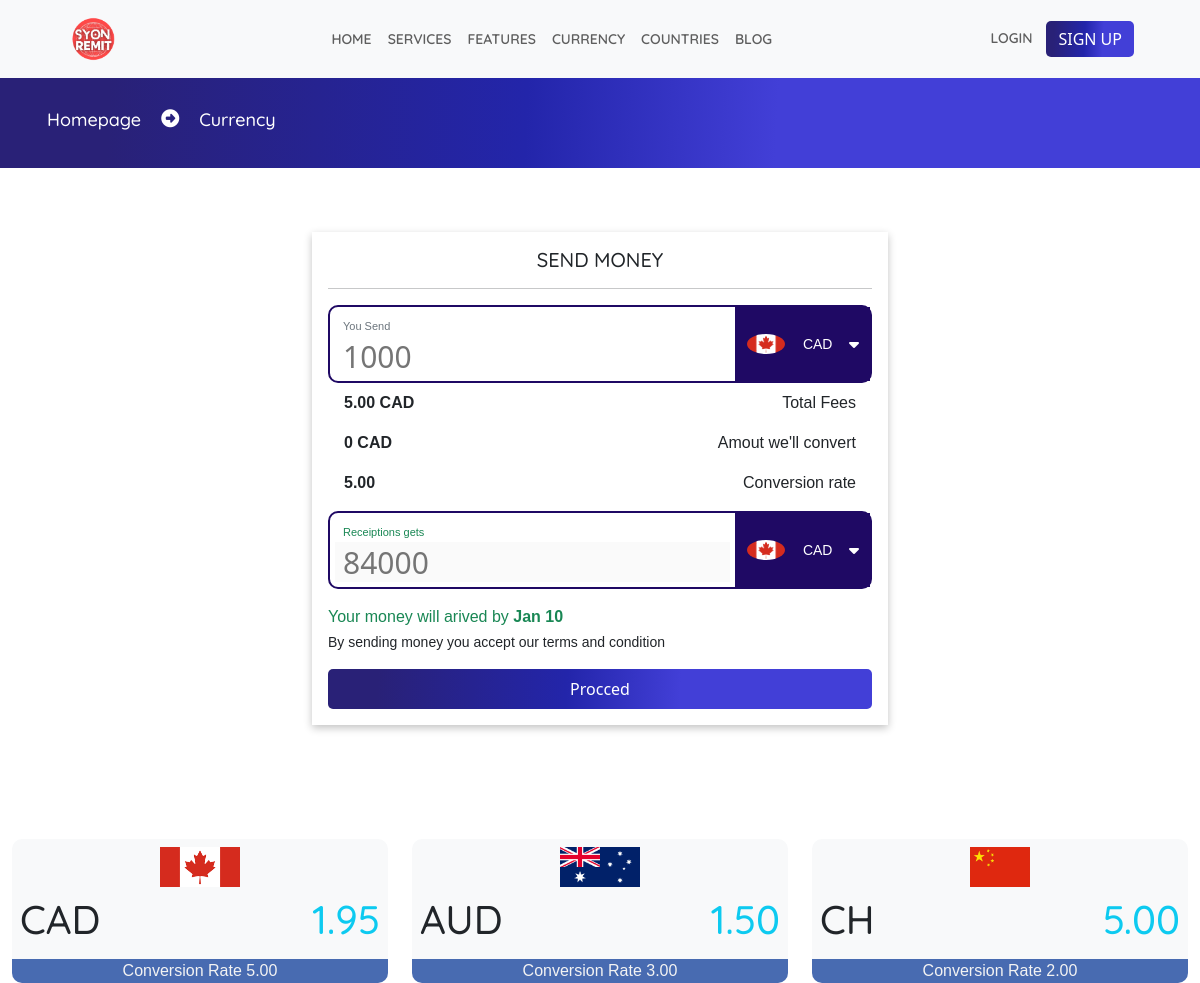
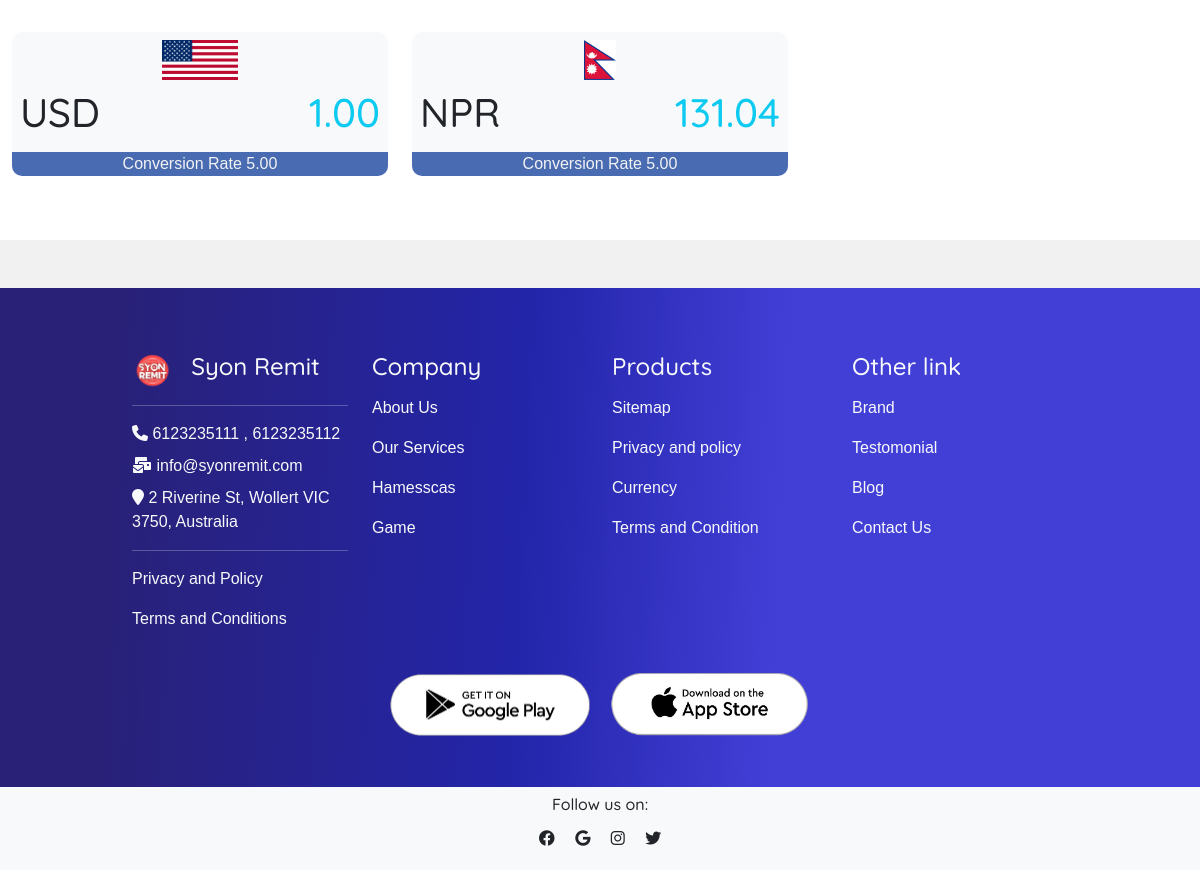
Screenshot of /currency with the database file from the repository (2 pictures, top to bottom).
### owner/models.py (models this page shows, shortened)
class SiteSetting(models.Model):
    title = models.CharField(max_length=200)
    subtitle = models.CharField(max_length=300, null=True, blank=True)
    light_logo = models.ImageField(upload_to='logo/', null=True, blank=True)
    dark_logo = models.ImageField(upload_to='logo/', null=True, blank=True)
    favicon = models.ImageField(upload_to='logo/', null=True, blank=True)
    email = models.CharField(max_length=200, null=True, blank=True)
    number_one = models.BigIntegerField(null=True, blank=True)
    number_two = models.BigIntegerField(null=True, blank=True)
    address = models.CharField(max_length=200)

### homepage/models.py (models this page shows, shortened)
class Currency(models.Model):
    country = models.OneToOneField(Country, related_name='currency_country', on_delete=models.CASCADE)
    currecy_rate = models.DecimalField(max_digits=10, decimal_places=2, default=0)
    conversion_rate = models.DecimalField(max_digits=10, decimal_places=2, default=0)
    commision_rate = models.DecimalField(max_digits=10, decimal_places=2, default=0)
    currecy_sign = models.CharField(max_length=200)
    created_at = models.DateTimeField(auto_now_add= True)
    updated_at = models.DateTimeField(auto_now=True)

class Country(models.Model):
    name = models.CharField(max_length=200)
    flag_img = models.ImageField(upload_to ="flag/", null = True, blank = True)
    created_at = models.DateTimeField(auto_now_add= True)
    updated_at = models.DateTimeField(auto_now=True)

class Footor(models.Model):
    name = models.CharField(max_length=200)
    link = models.CharField(max_length=1000)
    row = models.CharField(max_length=100, choices=(
        ('First', 'First'),
        ('Second', 'Second'),
        ('Third', 'Third')
    ), default="First")

class SocialLink(models.Model):
    name = models.CharField(max_length=200)
    icon = models.CharField(max_length=200)
    link = models.CharField(max_length=800)

### homepage/views.py (the view)
# urls.py: path('currency', views.currencyView, name = "currency"),
def currencyView(request):
    dist = {
        'service_man':Service.objects.all(),
        'social':SocialLink.objects.all(),
        'default' : Currency.objects.last(),
        'currency':Currency.objects.all().order_by('-id'),
        'first_fo':Footor.objects.filter(row='First'),
        'second_fo':Footor.objects.filter(row='Second'),
        'third_fo':Footor.objects.filter(row='Third'),
    }
    dist.update(siteInfo())
    return render(request, "homepage/other/currency.html", dist)

### homepage/views.py (called while the page is built)
def siteInfo():
    site = SiteSetting.objects.all()
    if site:
        for i in site:
            site = i
            break
    dist ={
        'site':site
    }
    return dist

### template/homepage/other/currency.html (shortened to what this page needs)
{% extends 'homepage/index.html' %}
{% block inside %}
<div class="row m-0" id="topbarpage">
    <div class="d-flex my-auto">
        <h2 class="head-para">
            <a href="{%url 'homepage:homepage'%}">
                Homepage
            </a>
        </h2>
        <p class="head-para">
            <i class="fa fa-arrow-alt-circle-right"></i>
        </p>
        <h2 class="head-para">
            Currency
        </h2>
    </div>
</div>
<div class="row bg-white m-0 pt-5 pb-5">
    <div class="col-11 col-lg-6 mt-3 m-auto" >
        <div  class="p-3 box" >
            <h5 class="text-center">
                SEND MONEY
            </h5>
            <hr>
            <div class="currecyBox mt-2">
                <div class="left-currency">
                    <span class="text-secondary sendMoneyText p-2">You Send</span>
                    <input class="ps-2" type="text" name="sendingMoney" id="sendingMoney" placeholder="1000" onkeyup="checkCurrency();">
                </div>
                <div class="dropdown">
                    <a class="right-currency my-auto" href="#" role="button" id="dropdownMenuLink" data-bs-toggle="dropdown" aria-expanded="false" >
                        <img id="sending_currency_img" class="my-auto" src="{{default.country.flag_img.url}}">
                        <small id="sending_currency_sign"   class="my-auto">{{default.currecy_sign}}</small>
                        <i class="fa fa-caret-down p-1 my-auto"></i>
                    </a>
                </div>
            </div>
            <div class="ps-3 pe-3 mt-2 mb-2">
                <p class="d-flex justify-content-between">
                    <span id ="fee">
                        <b>
                            {{default.conversion_rate}} {{default.currecy_sign}}
                        </b>
                    </span>
                    <span>
                        Total Fees
                    </span>
                </p>
                <p class="d-flex justify-content-between">
                    <span id ="converting_amt">
                        <b>
                            0 {{default.currecy_sign}}
                        </b>
                    </span>
                    <span>
                        Amout we'll convert
                    </span>
                </p>
                <p class="d-flex justify-content-between">
                    <span id="rate">
                        <b>
                            {{default.conversion_rate}}
                        </b>
                    </span>
                    <span>
                        Conversion rate
                    </span>
                </p>
            </div>
            <div class="currecyBox">
                <div class="left-currency">
                    <span class="text-success sendMoneyText p-2">Receiptions gets</span>
                    <input class="ps-2" type="text" name="gets" id="gets" placeholder="84000" disabled>
                </div>
                <div class="dropdown">
                    <a class="right-currency my-auto" href="#" role="button" id="dropdownMenuLink" data-bs-toggle="dropdown" aria-expanded="false">
                        <img id="recv_currency_img" class="my-auto" src="{{default.country.flag_img.url}}">
                        <small id="recv_currency_sign" class="my-auto">{{default.currecy_sign}}</small>
                        <i class="fa fa-caret-down p-1 my-auto"></i>
                    </a>
                </div>
            </div>
            <p class="text-success p-0 m-0 mt-3">
                Your money will arived by <b>Jan 10</b>
            </p>
            <small>
                By sending money you accept our
                <a href="http://">
                    terms and condition
                </a>
            </small>
            <button type="button" class="btn btn-primary p-2 mt-3 w-100" id="procees_two">
                Procced
            </button>
        </div>
    </div>
    <h3 class="head-para text-center mt-5">
    </h3>
    {% for i in currency  %}
    <div class="col-lg-4 col-12 mt-3">
        <div class="currency-box bg-light my-auto text-center" data-bs-toggle="modal" data-bs-target="#exampleModal{{i.id}}">
          <div class="p-2">
            {% if i.country.flag_img %}
              <img src="{{i.country.flag_img.url}}" alt="" height="40px;" width="auto">
            {% endif %}
            <div class="d-flex mt-2 justify-content-between">
              <h1 class="text-dark">{{i.currecy_sign}}</h1>
              <h1 class="text-info">
                {{i.currecy_rate}}
              </h1>
            </div>
          </div>
          <div class="currencyBelow">
            <p>Conversion Rate {{i.conversion_rate}}</p>
          </div>
        </div>
    </div>
  {% endfor %}
</div>
{% endblock inside %}

### template/homepage/index.html (shortened to what this page needs)
{% extends 'base.html' %}
{% load static %}
{% block content %}
<link
  rel="stylesheet"
  href="https://cdn.jsdelivr.net/npm/swiper@10/swiper-bundle.min.css"
/>
<div class="p-0 m-0">
    <nav class="navbar navbar-expand-lg bg-body-tertiary fixed-top bg-light" id="navbar">
        <div class="container-fluid">
          <div class="collapse navbar-collapse d-flex justify-content-between" id="navbarNav">
            <a href="{%url 'homepage:homepage'%}" class="d-flex">
                <img src="{%if site.light_logo %} {{site.light_logo.url}} {%else%}{%static 'resources/logodark.png'%} {%endif%}" alt="" height="50px">
            </a>
            <ul class="navbar-nav m-auto">
              <li class="nav-item my-auto">
                <a class="nav-link " aria-current="page" href="{%url 'homepage:homepage'%}">
                    HOME
                </a>
              </li>
              <li class="nav-item my-auto">
                <a class="nav-link" href="{%url 'homepage:services'%}">
                    SERVICES
                </a>
              </li>
              <li class="nav-item my-auto">
                <a class="nav-link" href="{%url 'homepage:feature'%}">
                    FEATURES
                </a>
              </li>
              <li class="nav-item my-auto">
                <a class="nav-link" href="{%url 'homepage:currency'%}">
                    CURRENCY
                </a>
              </li>
              <li class="nav-item my-auto">
                <a class="nav-link" href="{%url 'homepage:country'%}">
                    COUNTRIES
                </a>
              </li>
              <li class="nav-item my-auto">
                <a class="nav-link" href="{%url 'homepage:blog'%}">
                    BLOG</a>
              </li>
            </ul>
            <div class="nav-item dropdown">
                <a href="{%url 'homepage:login'%}" id="loginHome">
                    {% if request.user.is_authenticated %}
                        Dashboard
                        {% else %}
                            LOGIN
                    {% endif %}
                </a>
                {% if request.user.is_authenticated %}
                    <a href="{%url 'homepage:logout'%}" class ="text-secondary" >
                        <button class="btn btn-danger">
                            Logout
                        </button>
                    </a>
                {% else %}
                    <a href="{%url 'homepage:register'%}">
                        <button class="btn btn-primary">
                            SIGN UP
                        </button>
                    </a>
                {% endif %}
            </div>
          </div>
        </div>
    </nav>
    <div class="maintain">
    </div>
    {% block inside %}{% endblock inside %}
    <div class="footer row p-0 m-0 mt-5">
        <div class="col-12 col-lg-10  mt-5 m-auto mb-5">
            <div class="row p-0 m-0 ps-2 pe-2">
                <div class="col-12 col-lg-3 mt-3 text-light">
                    <div class="d-flex footer-first">
                        <img src="{%if site.light_logo %} {{site.light_logo.url}} {%else%}{%static 'resources/logodark.png'%} {%endif%}" alt="{{site.title}}">
                        <b class="my-auto">
                            <h4 class="ps-3">{{site.title}}</h4>
                        </b>
                    </div>
                    <hr>
                    <div class="mt-3">
                        <p class="m-0 mt-2 text-light">
                            <i class="fa fa-phone"></i> {{site.number_one}} {% if site.number_two  %}
                            , {{site.number_two}}
                           {% endif %}
                        </p>
                        <p class="m-0 mt-2 text-light">
                            <i class="fa fa-envelopes-bulk"></i> {{site.email}}
                        </p>
                        <p class="m-0 mt-2 text-light">
                            <i class="fa fa-location-pin"></i> {{site.address}}
                        </p>
                        <hr>
                        <a href="{{i.link}}">
                            <p>Privacy and Policy</p>
                        </a>
                        <a href="{{i.link}}">
                            <p>
                                Terms and Conditions
                            </p>
                        </a>
                    </div>
                </div>
                <div class="col-12 col-lg-3 mt-3 text-light">
                    <h4 class="" >Company</h4>
                    <div class="mt-3">
                        {% for i in first_fo %}
                            <a href="{{i.link}}">
                                <p>{{i.name}}</p>
                            </a>
                        {% endfor %}
                    </div>
                </div>
                <div class="col-12 col-lg-3 mt-3 text-light">
                    <h4 class="">Products</h4>
                    <div class="mt-3">
                        {% for i in second_fo %}
                            <a href="{{i.link}}">
                                <p>{{i.name}}</p>
                            </a>
                        {% endfor %}
                    </div>
                </div>
                <div class="col-12 col-lg-3 mt-3 text-light">
                    <h4 class="">Other link</h4>
                    <div class="mt-3">
                        {% for i in third_fo %}
                        <a href="{{i.link}}">
                            <p>{{i.name}}</p>
                        </a>
                    {% endfor %}
                    </div>
                </div>
                <div class="col-12 p-0 mt-4 m-auto">
                    <div class="footor-app text-center">
                        <a href="http://" class="p-2">
                            <img src="{%static 'resources/googleplay.png'%}" alt="">
                        </a>
                        <a href="http://" class="p-2">
                            <img src="{%static 'resources/playstore.png'%}" alt="">
                        </a>
                    </div>
                </div>
            </div>
        </div>
        <div class="row p-0 m-0 bg-light">
            <h6 class="text-center mt-2">
                Follow us on:
            </h6>
            <p class=" text-center">
                {% for i in social%}
                    <i class="m-2 {{i.icon}}"></i>
                {% endfor %}
            </p>
        </div>
    </div>
</div>
{% endblock content %}

### static/css/style.css (style rules this page uses)
.btn-primary { background-image: linear-gradient(92.88deg, #292177 9.16%, #2325aa 43.89%, #423fd7 64.72%); border-radius: 5px; border-style: none; color: #FFFFFF; cursor: pointer; font-weight: 500; text-align: center; transition: all .5s; }
small, span, p { font-family: 'Alegreya Sans SC', sans-serif; }
h1, h2, h3, h4, h5, h6 { font-family: 'Quicksand', sans-serif; }
body { background-color: #f1f1f1; }
a { text-decoration: none; color: inherit; }
.navbar { padding: 14px; }
.nav-link { color:rgb(94, 94, 94); font-size: 14px; font-weight: 600; font-family:'Quicksand', sans-serif ; }
#loginHome { color:rgb(94, 94, 94); font-size: 14px; font-weight: 600; padding: 10px; font-family:'Quicksand', sans-serif ; animation-name:wobble; }
.navbar-collapse { padding-left: 40px; padding-right: 40px; }
.currecyBox { border: 2px solid #1f0964; border-radius: 10px; display: flex; }
.left-currency { width: 75%; padding: 5px; }
.head-para { font-size: 18px; font-weight: 500; color: white; padding: 10px; }
.currecyBox input { width: 100%; border: none; height: 40px; color: #110c5e; font-size: 30px; }
.right-currency img { height: 50px; width: 50%; border-radius: 50%; padding: 5px; }
.right-currency { height: 100%; width: 100%; background-color: #1f0964; display: flex; justify-content: space-between; color: white; padding: 7px; }
.currecyBox .dropdown { width: 25%; }
.box { cursor: pointer; padding: 20px; box-shadow: rgba(0, 0, 0, 0.24) 0px 3px 8px; }
.box img { height: 30px; width: 40%; }
#topbarpage { background-image: linear-gradient(92.88deg, #292177 9.16%, #2325aa 43.89%, #423fd7 64.72%); color: white; padding: 25px; overflow: scroll; }
#topbarpage .head-para { margin: auto 0; }
.sendMoneyText { font-size: 11px; }
.currency-box { background-color:#ffffff; cursor: pointer; border-radius: 10px; }
.currencyBelow { background-color: #486bb1; color: #f3f3f3; border-bottom-left-radius:10px; border-bottom-right-radius:10px; }
.footer { background-image: linear-gradient(92.88deg, #292177 9.16%, #2325aa 43.89%, #423fd7 64.72%); }
.footer-first img { height: auto; width:20%; }
.footor-app img { height: auto; width: 200px; }
.maintain { height: 71px; }

### rows the page displays
SiteSetting: light_logo (picture), title "Syon Remit", number_one "6123235111", number_two "6123235112", email "info@syonremit.com", address "2 Riverine St, Wollert VIC 3750, Australia"
Currency: country.flag_img (picture), currecy_sign "CAD", conversion_rate "5.00", currecy_rate "1.95"
Currency: country.flag_img (picture), currecy_sign "AUD", currecy_rate "1.50", conversion_rate "3.00"
Currency: country.flag_img (picture), currecy_sign "CH", currecy_rate "5.00", conversion_rate "2.00"
Currency: country.flag_img (picture), currecy_sign "USD", currecy_rate "1.00", conversion_rate "5.00"
Currency: country.flag_img (picture), currecy_sign "NPR", currecy_rate "131.04", conversion_rate "5.00"
Footor: name "About Us"
Footor: name "Our Services"
Footor: name "Hamesscas"
Footor: name "Game"
Footor: name "Sitemap"
Footor: name "Privacy and policy"
Footor: name "Currency"
Footor: name "Terms and Condition"
Footor: name "Brand"
Footor: name "Testomonial"
Footor: name "Blog"
Footor: name "Contact Us"
